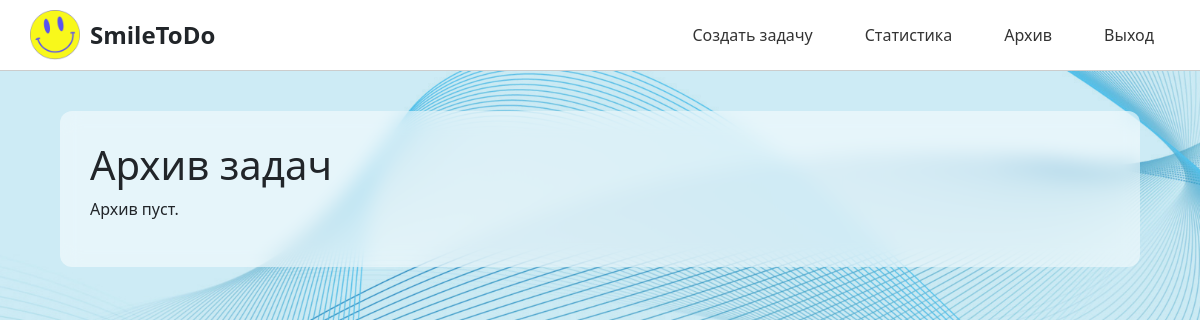
The app's page /archived/ (signed in), older data.
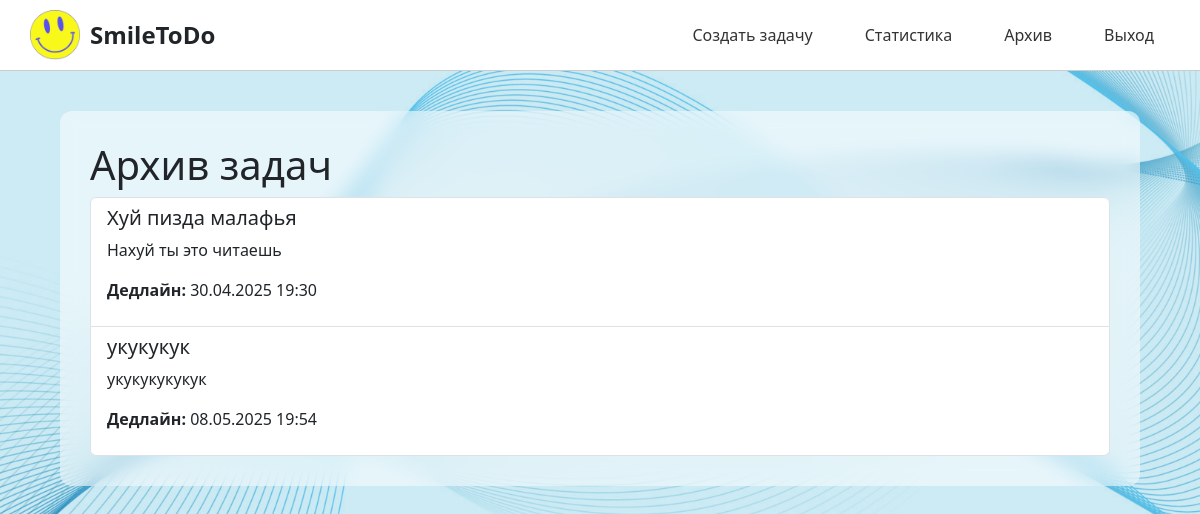
The same page, newer data.
### todoapp/models.py (models this page shows, shortened)
class Task(models.Model):
    user = models.ForeignKey(User, on_delete=models.CASCADE, related_name="tasks")
    title = models.CharField(max_length=255)
    description = models.TextField(blank=True)
    completed = models.BooleanField(default=False)
    image = models.ImageField(upload_to='task_images/', blank=True, null=True)
    deadline = models.DateTimeField(blank=True, null=True)
    important = models.BooleanField(default=False)
    is_archived = models.BooleanField(default=False)
    created_at = models.DateTimeField(auto_now_add=True)
    updated_at = models.DateTimeField(auto_now=True)
    shared_with = models.ManyToManyField(User, related_name='shared_tasks', blank=True)

### todoapp/views.py (the view)
# urls.py: path('archived/', views.archived_tasks, name='archived_tasks'),
@login_required
def archived_tasks(request):
    tasks = Task.objects.filter(user=request.user, is_archived=True)
    return render(request, 'todoapp/archived_tasks.html', {'tasks': tasks})

### templates/todoapp/archived_tasks.html (shortened to what this page needs)
{% extends 'todoapp/base.html' %}
{% block content %}
<h1>Архив задач</h1>
{% if tasks %}
    <div class="list-group">
        {% for task in tasks %}
            <div class="list-group-item">
                <h5>{{ task.title }}</h5>
                <p>{{ task.description }}</p>
                <p><strong>Дедлайн:</strong> {{ task.deadline|date:"d.m.Y H:i" }}</p>
            </div>
        {% endfor %}
    </div>
{% else %}
    <p>Архив пуст.</p>
{% endif %}
{% endblock %}

Row changes from the older to the newer data that the page shows:
now on this page (row edited): Task: title "Хуй пизда малафья", description "Нахуй ты это читаешь", deadline "30.04.2025 19:30"
added Task: title "укукукук", description "укукукукукук", deadline "08.05.2025 19:54"
Text that changed along with them:
text no longer shown: "Архив пуст."
